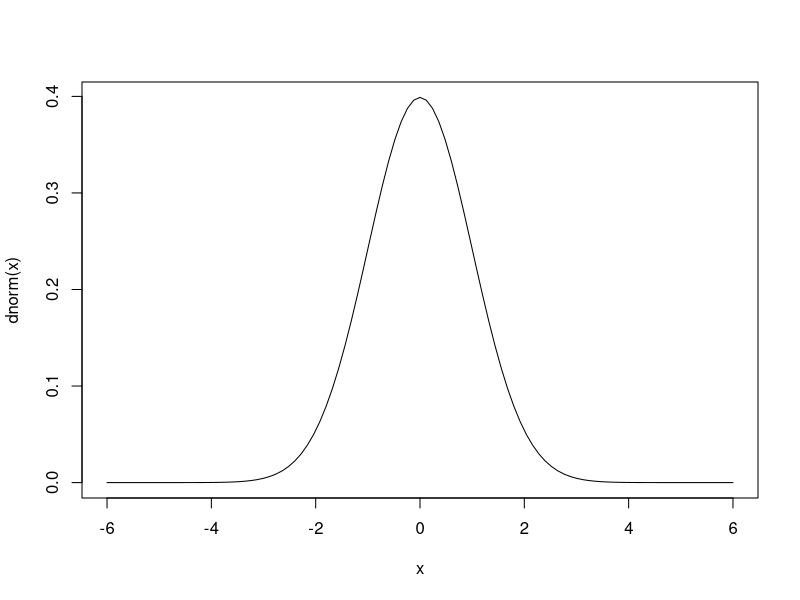
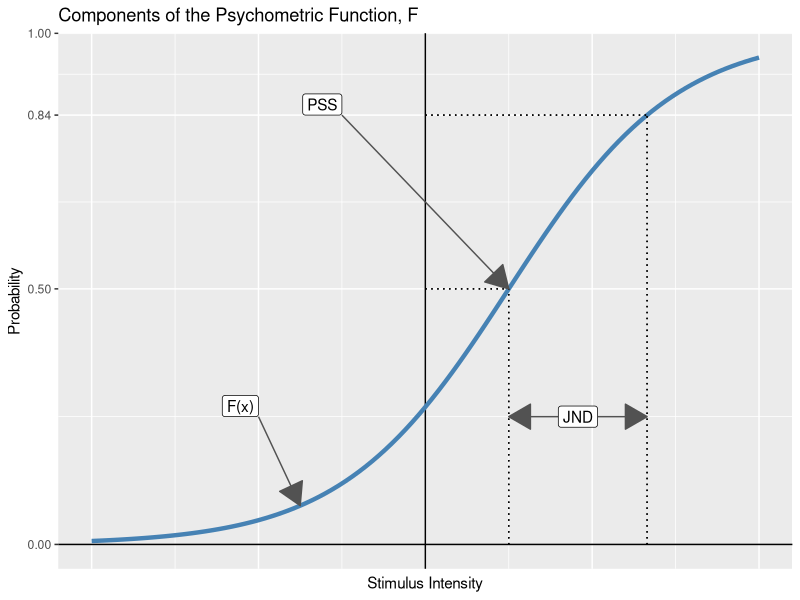

Here is the R script that generated these plots, in order: (Note: this script raises an error after producing the figures.)
## ---- chunk 1
library(tidyverse)
## ---- chunk 2
curve(dnorm(x), -6, 6)
## ---- chunk 3
ggplot(tibble(x = c(-4, 4), y = c(0, 1)), aes(x, y)) +
  geom_hline(yintercept = 0, lwd = 0.5) +
  geom_vline(xintercept = 0, lwd = 0.5) +
  stat_function(fun = plogis, args = list(location = 1), size = 1.5, 
                color = "steelblue") +
  geom_segment(aes(x = 0, xend = qlogis(0.5, 1), y = 0.5, yend = 0.5),
               lty = "dotted") +
  geom_segment(aes(x = qlogis(0.5, 1), xend = qlogis(0.5, 1), y = 0, yend = 0.5),
               lty = "dotted") +
  geom_segment(aes(x = 0, xend = qlogis(0.84, 1), y = 0.84, yend = 0.84),
               lty = "dotted") +
  geom_segment(aes(x = qlogis(0.84, 1), xend = qlogis(0.84, 1), y = 0, yend = 0.84),
               lty = "dotted") +
  annotate("segment", x = qlogis(0.5, 1), xend = qlogis(0.84, 1), 
           y = 0.25, yend = 0.25, size = 0.5, color = "gray32",
           arrow = arrow(ends = "both", type = "closed")) +
  annotate("label", x = mean(qlogis(c(0.5, 0.84), 1)), y = 0.25, label = "JND") +
  annotate("segment", 
           x = -1, xend = qlogis(0.5, 1),
           y = 0.84, yend = 0.5, color = "gray32",
           arrow = arrow(type = "closed")) +
  annotate("label", x = -1, y = 0.84, label = "PSS", hjust = 1, vjust = 0) +
  annotate("segment", x = -2, xend = -1.5, 
           y = 0.25, yend = plogis(-1.5, 1), color = "gray32",
           arrow = arrow(type = "closed")) +
  annotate("label", x = -2, y = 0.25, label = "F(x)", vjust = 0, hjust = 1) +
  scale_y_continuous(breaks = c(0, 0.5, 0.84, 1.0)) +
  theme(axis.ticks.x = element_blank(), axis.text.x = element_blank()) +
  labs(x = "Stimulus Intensity", y = "Probability",
       title = "Components of the Psychometric Function, F")
## ---- chunk 4
knitr::include_graphics("figures/chart_of_pf.png")
